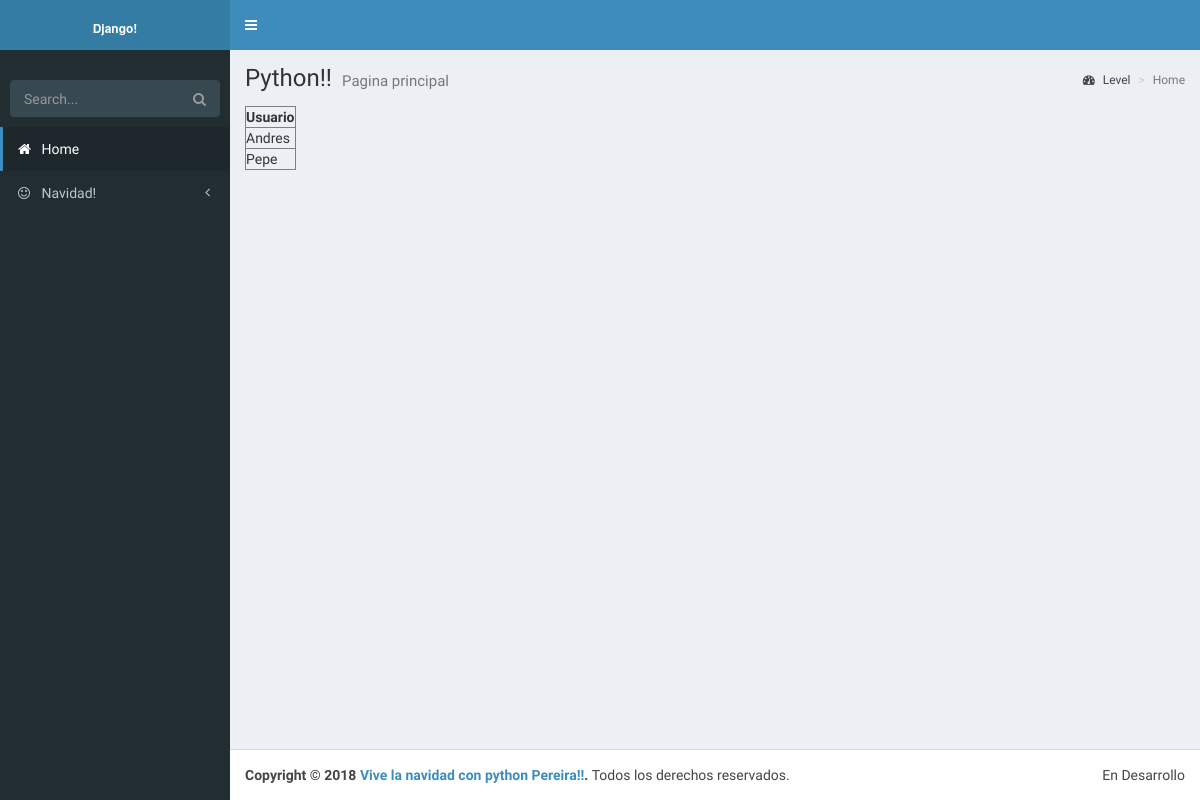
Page /navidad/personas on the earlier database version.
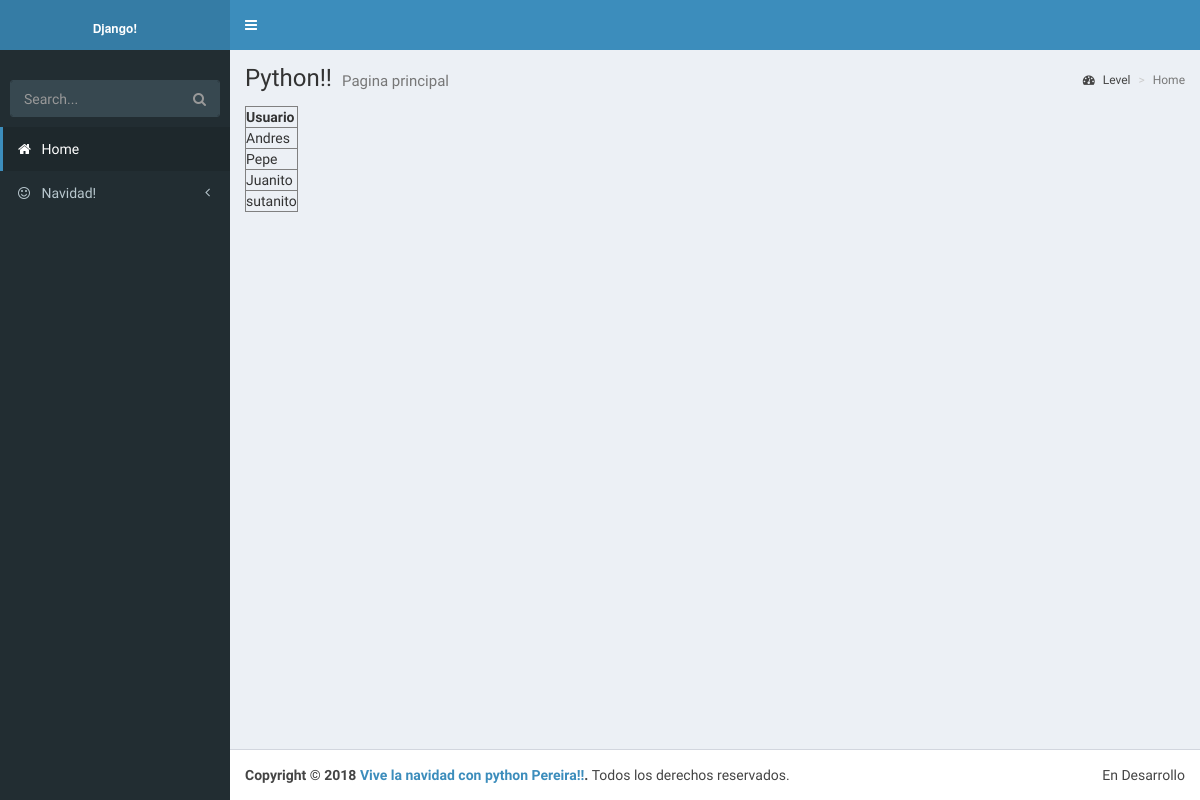
Same page on the later database version.
### navidad/models.py (models this page shows, shortened)
class Persona(models.Model):
    usuario = models.OneToOneField(User, on_delete=models.CASCADE)
    fecha_nacimiento = models.DateField(auto_now_add=False)
    direccion = models.CharField(max_length=50)
    sexo = models.CharField(max_length=10)
    fecha_creacion = models.DateTimeField(auto_now_add=True)
    ciudad = models.ForeignKey(Ciudad, on_delete=models.CASCADE)
    class Meta:
        verbose_name_plural = "personas"

### navidad/views.py (the view)
# urls.py: path('personas', list_personas, name='listar-personas'),
def list_personas(request):
    personas = Persona.objects.all()
    return render(request, 'navidad/list_personas.html', {'personas': personas})

### templates/navidad/list_personas.html
{% extends 'navidad/base.html' %}
{% block contenido %}
<table border="1">
    <tr>
        <th>Usuario</th>
    </tr>
{% for persona in personas %}
    <tr>
        <td>{{ persona.usuario.first_name }}</td>
    </tr>
{% endfor %}
</table>
{% endblock %}

### templates/navidad/base.html (shortened to what this page needs)
{% load staticfiles %}
<!DOCTYPE html>
<html>
<head>
    {% block css %}
  <link rel="stylesheet" href="{% static 'bower_components/bootstrap/dist/css/bootstrap.min.css' %}">
  <link rel="stylesheet" href="{% static 'bower_components/font-awesome/css/font-awesome.min.css' %}">
  <link rel="stylesheet" href="{% static 'bower_components/Ionicons/css/ionicons.min.css' %}">
  <link rel="stylesheet" href="{% static 'dist/css/AdminLTE.min.css' %}">
  <link rel="stylesheet" href="{% static 'dist/css/skins/skin-blue.min.css' %}">
    {% endblock css %}
</head>
<body class="hold-transition skin-blue sidebar-mini">
<div class="wrapper">
    {% include 'navidad/barra_superior.html' %}
   {% include 'navidad/navegador_izq.html' %}
  <div class="content-wrapper">
    <section class="content-header">
      {% block titulo %}
        <h1>
        Python!!
        <small>Pagina principal</small>
      </h1>
        {% endblock titulo %}
      <ol class="breadcrumb">
        <li><a href="#"><i class="fa fa-dashboard"></i> Level</a></li>
        <li class="active">{% block ubicacion %}Home{% endblock ubicacion %}</li>
      </ol>
    </section>
    <section class="content container-fluid">
    {% block contenido %}{% endblock contenido %}
    </section>
  </div>
  <footer class="main-footer">
    <div class="pull-right hidden-xs">
      En Desarrollo
    </div>
    <strong>Copyright &copy; 2018 <a href="#">Vive la navidad con python Pereira!!</a>.</strong> Todos los derechos reservados.
  </footer>
</div>
</body>
</html>

### templates/navidad/barra_superior.html (shortened to what this page needs)
{% load staticfiles %}
<header class="main-header">
    <a href="#" class="logo">
      <span style="font-size: 9pt"><b>Django!</b></span>
    </a>
    <nav class="navbar navbar-static-top" role="navigation">
      <a href="#" class="sidebar-toggle" data-toggle="push-menu" role="button">
      </a>
    </nav>
  </header>

### templates/navidad/navegador_izq.html (shortened to what this page needs)
{% load staticfiles %}
<aside class="main-sidebar">
    <section class="sidebar">
      <div class="user-panel">
        <div class="pull-left info">
        </div>
      </div>
      <form action="#" method="get" class="sidebar-form">
        <div class="input-group">
          <input type="text" name="q" class="form-control" placeholder="Search...">
          <span class="input-group-btn">
              <button type="submit" name="search" id="search-btn" class="btn btn-flat"><i class="fa fa-search"></i>
              </button>
            </span>
        </div>
      </form>
      <ul class="sidebar-menu" data-widget="tree">
        <li class="active"><a href=""><i class="fa fa-home"></i> <span> Home</span></a></li>
        <li class="treeview">
          <a href="#"><i class="fa fa-smile-o"></i> <span>Navidad!</span>
                          <i class="fa fa-angle-left pull-right"></i>
          </a>
        </li>
      </ul>
    </section>
  </aside>

Differences in the rows shown:
added Persona: usuario.first_name "Juanito"
added Persona: usuario.first_name "sutanito"
